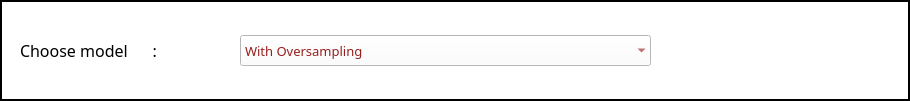
        <widget class="QFrame" name="frame_loadmodel_RF">
         <property name="geometry">
          <rect>
           <x>40</x>
           <y>60</y>
           <width>910</width>
           <height>101</height>
          </rect>
         </property>
         <property name="font">
          <font>
           <family>Segoe UI</family>
           <pointsize>15</pointsize>
           <weight>75</weight>
           <bold>true</bold>
           <kerning>true</kerning>
          </font>
         </property>
         <property name="autoFillBackground">
          <bool>false</bool>
         </property>
         <property name="styleSheet">
          <string notr="true">background-color: rgb(255, 255, 255);</string>
         </property>
         <property name="frameShape">
          <enum>QFrame::WinPanel</enum>
         </property>
         <property name="frameShadow">
          <enum>QFrame::Plain</enum>
         </property>
         <property name="midLineWidth">
          <number>0</number>
         </property>
         <widget class="QLabel" name="label_113">
          <property name="geometry">
           <rect>
            <x>20</x>
            <y>35</y>
            <width>175</width>
            <height>31</height>
           </rect>
          </property>
          <property name="font">
           <font>
            <family>Segoe UI Semibold</family>
            <pointsize>12</pointsize>
            <weight>50</weight>
            <bold>false</bold>
           </font>
          </property>
          <property name="styleSheet">
           <string notr="true">color: rgb(0, 0, 0);</string>
          </property>
          <property name="text">
           <string>Choose model      :</string>
          </property>
          <property name="scaledContents">
           <bool>true</bool>
          </property>
         </widget>
         <widget class="QComboBox" name="comboBox_LoadModel_RF">
          <property name="geometry">
           <rect>
            <x>240</x>
            <y>35</y>
            <width>411</width>
            <height>31</height>
           </rect>
          </property>
          <property name="font">
           <font>
            <family>Segoe UI Semibold</family>
            <pointsize>10</pointsize>
           </font>
          </property>
          <property name="mouseTracking">
           <bool>true</bool>
          </property>
          <property name="contextMenuPolicy">
           <enum>Qt::DefaultContextMenu</enum>
          </property>
          <property name="styleSheet">
           <string notr="true">color: rgb(151, 30, 30);</string>
          </property>
          <property name="currentIndex">
           <number>1</number>
          </property>
          <property name="frame">
           <bool>false</bool>
          </property>
          <item>
           <property name="text">
            <string>Without Oversampling</string>
           </property>
          </item>
          <item>
           <property name="text">
            <string>With Oversampling</string>
           </property>
          </item>
         </widget>
         <widget class="QLabel" name="label_114">
          <property name="geometry">
           <rect>
            <x>230</x>
            <y>30</y>
            <width>431</width>
            <height>41</height>
           </rect>
          </property>
          <property name="text">
           <string/>
          </property>
          <property name="pixmap">
           <pixmap>../Images/text_label.png</pixmap>
          </property>
          <property name="scaledContents">
           <bool>true</bool>
          </property>
         </widget>
         <zorder>label_114</zorder>
         <zorder>label_113</zorder>
         <zorder>comboBox_LoadModel_RF</zorder>
        </widget>
